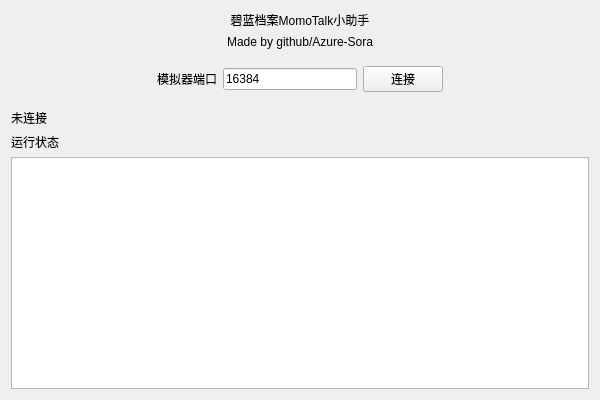
<?xml version="1.0" encoding="UTF-8"?>
<ui version="4.0">
 <class>BAMomoTalkHelperClass</class>
 <widget class="QMainWindow" name="BAMomoTalkHelperClass">
  <property name="geometry">
   <rect>
    <x>0</x>
    <y>0</y>
    <width>600</width>
    <height>400</height>
   </rect>
  </property>
  <property name="windowTitle">
   <string>BAMomoTalkHelper</string>
  </property>
  <widget class="QWidget" name="centralWidget">
   <layout class="QVBoxLayout" name="verticalLayout">
    <item>
     <widget class="QLabel" name="label_2">
      <property name="text">
       <string>碧蓝档案MomoTalk小助手</string>
      </property>
      <property name="alignment">
       <set>Qt::AlignCenter</set>
      </property>
     </widget>
    </item>
    <item>
     <widget class="QLabel" name="label_3">
      <property name="text">
       <string>Made by github/Azure-Sora</string>
      </property>
      <property name="alignment">
       <set>Qt::AlignCenter</set>
      </property>
     </widget>
    </item>
    <item>
     <widget class="QWidget" name="widget_2" native="true">
      <layout class="QHBoxLayout" name="horizontalLayout">
       <item>
        <spacer name="horizontalSpacer">
         <property name="orientation">
          <enum>Qt::Horizontal</enum>
         </property>
         <property name="sizeHint" stdset="0">
          <size>
           <width>40</width>
           <height>20</height>
          </size>
         </property>
        </spacer>
       </item>
       <item>
        <widget class="QLabel" name="label">
         <property name="text">
          <string>模拟器端口</string>
         </property>
        </widget>
       </item>
       <item>
        <widget class="QLineEdit" name="port">
         <property name="text">
          <string>16384</string>
         </property>
        </widget>
       </item>
       <item>
        <widget class="QPushButton" name="btn_connect">
         <property name="text">
          <string>连接</string>
         </property>
        </widget>
       </item>
       <item>
        <spacer name="horizontalSpacer_2">
         <property name="orientation">
          <enum>Qt::Horizontal</enum>
         </property>
         <property name="sizeHint" stdset="0">
          <size>
           <width>40</width>
           <height>20</height>
          </size>
         </property>
        </spacer>
       </item>
      </layout>
     </widget>
    </item>
    <item>
     <widget class="QLabel" name="label_connectStatus">
      <property name="text">
       <string>未连接</string>
      </property>
     </widget>
    </item>
    <item>
     <widget class="QLabel" name="label_5">
      <property name="enabled">
       <bool>true</bool>
      </property>
      <property name="text">
       <string>运行状态</string>
      </property>
     </widget>
    </item>
    <item>
     <widget class="QTextBrowser" name="logs">
      <property name="enabled">
       <bool>true</bool>
      </property>
     </widget>
    </item>
   </layout>
  </widget>
 </widget>
 <layoutdefault spacing="6" margin="11"/>
 <resources>
  <include location="BAMomoTalkHelper.qrc"/>
 </resources>
 <connections/>
</ui>
